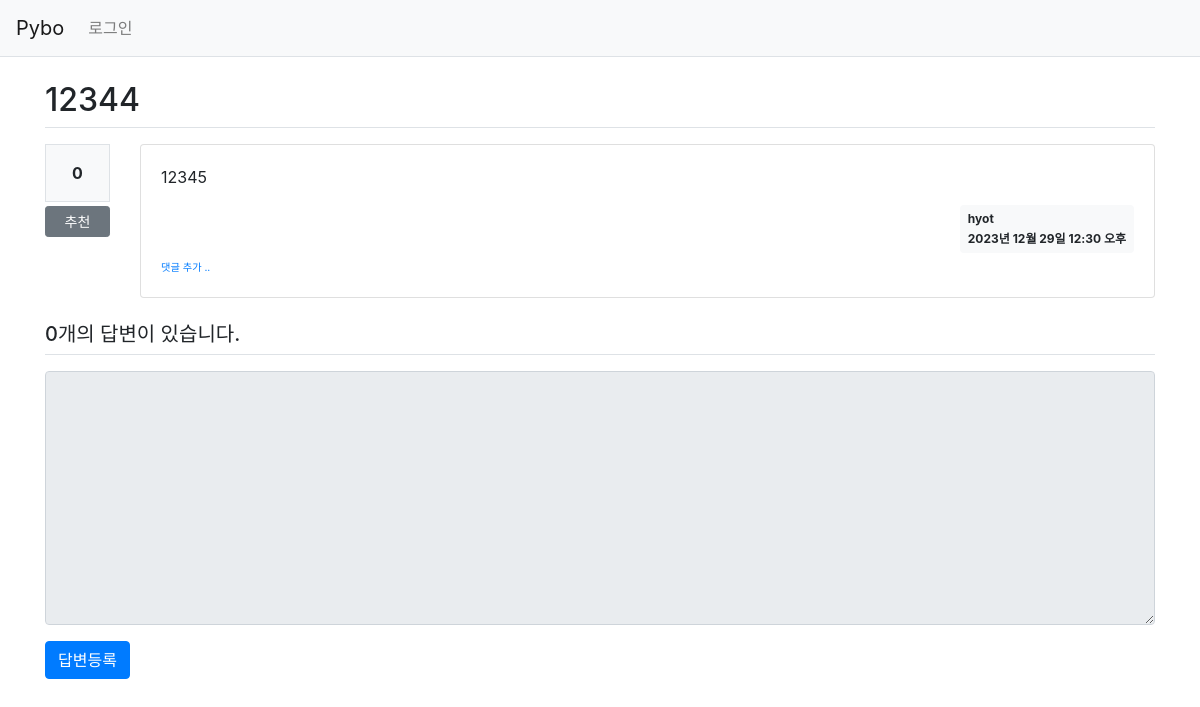
Page /pybo/310/ on the earlier database version.
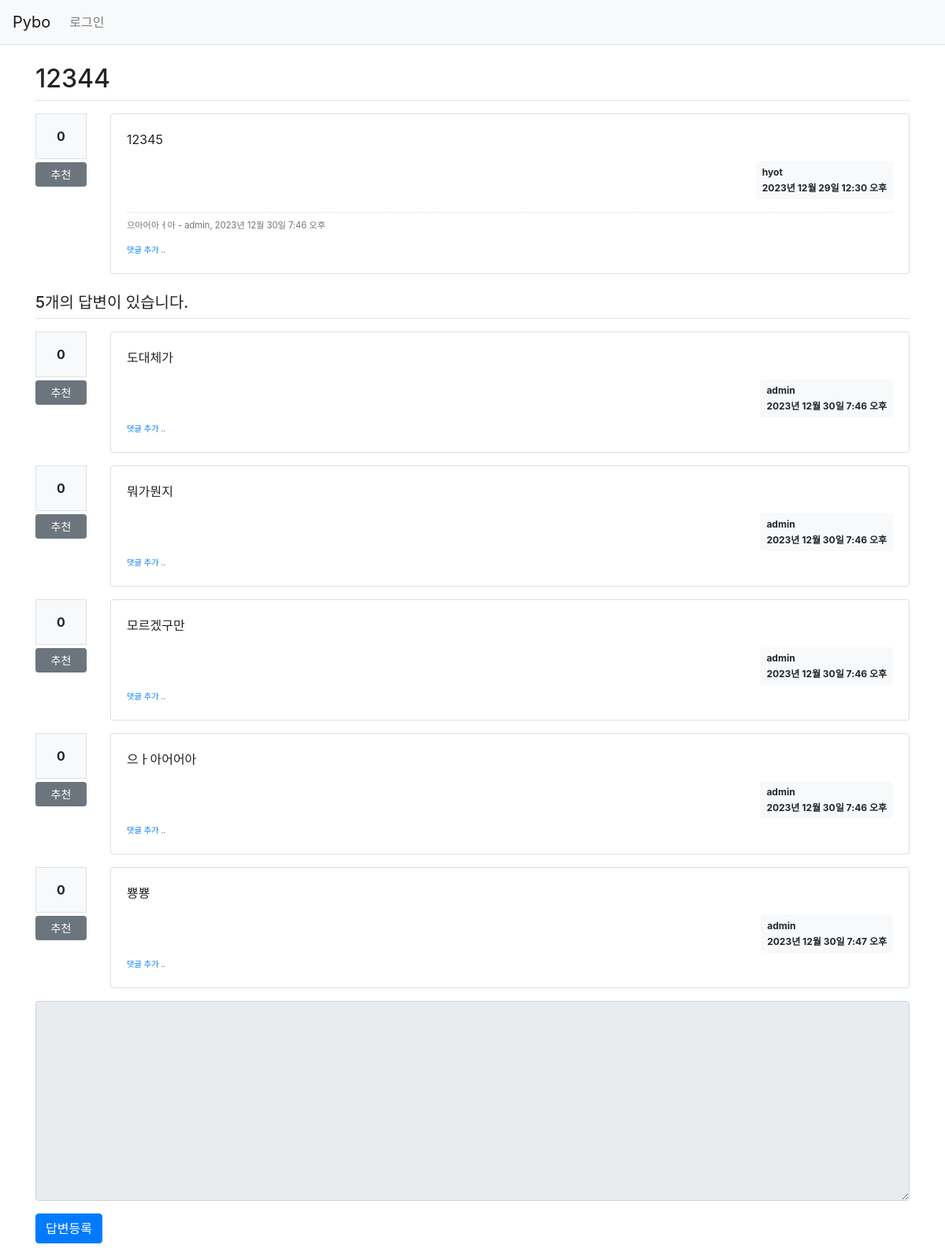
Same page on the later database version.
### pybo/models.py (models this page shows, shortened)
class Question(models.Model):
    author = models.ForeignKey(User, on_delete=models.CASCADE, related_name='author_question')
    subject = models.CharField(max_length=200)
    content = models.TextField()
    create_date = models.DateTimeField()
    modify_date = models.DateTimeField(null=True, blank=True)
    voter = models.ManyToManyField(User, related_name='voter_question')

class Comment(models.Model):
    author = models.ForeignKey(User, on_delete=models.CASCADE)
    content = models.TextField()
    create_date = models.DateTimeField()
    modify_date = models.DateTimeField(null=True, blank=True)
    question = models.ForeignKey(Question, null=True, blank=True, on_delete=models.CASCADE)
    answer = models.ForeignKey(Answer, null=True, blank=True, on_delete=models.CASCADE)

class Answer(models.Model):
    author = models.ForeignKey(User, on_delete=models.CASCADE, related_name='author_answer')
    question = models.ForeignKey(Question, on_delete=models.CASCADE)
    content = models.TextField()
    create_date = models.DateTimeField()
    modify_date = models.DateTimeField(null=True, blank=True)
    voter = models.ManyToManyField(User, related_name='voter_answer')

### pybo/views/base_views.py (the view)
# urls.py: path('<int:question_id>/', base_views.detail, name='detail'),
def detail(request, question_id):
    question = get_object_or_404(Question, pk=question_id)
    context = {'question': question}
    return render(request, 'pybo/question_detail.html', context)

### pybo/templatetags/pybo_filter.py (called while the page is built)
@register.filter()
def mark(value):
    extensions = ["nl2br", "fenced_code"]
    return mark_safe(markdown.markdown(value, extensions=extensions))

### templates/pybo/question_detail.html (shortened to what this page needs)
{% extends 'base.html' %}
{% load pybo_filter %}
{% block content %}
<div class="container my-3">
    <h2 class="border-bottom py-2">{{ question.subject }}</h2>
    <div class="row my-3">
        <div class="col-1">
            <div class="bg-light text-center p-3 border font-weight-bolder mb-1">{{question.voter.count}}</div>
            <a href="#" data-uri="{% url 'pybo:vote_question' question.id  %}"
               class="recommend btn btn-sm btn-secondary btn-block my-1">추천</a>
        </div>
        <div class="col-11">
            <div class="card">
                <div class="card-body">
                    <div class="card-text">{{ question.content|mark }}</div>
                    <div class="d-flex justify-content-end">
                        <div class="badge badge-light p-2 text-left">
                            <div class="mb-2">{{ question.author.username }}</div>
                            <div>{{ question.create_date }}</div>
                        </div>
                    </div>
                    {% if question.comment_set.count > 0 %}
                    <div class="mt-3">
                    {% for comment in question.comment_set.all %}
                        <div class="comment py-2 text-muted">
                            <span style="white-space: pre-line;">{{ comment.content }}</span>
                            <span>
                                - {{ comment.author }}, {{ comment.create_date }}
                            </span>
                        </div>
                    {% endfor %}
                    </div>
                    {% endif %}
                    <div>
                        <a href="{% url 'pybo:comment_create_question' question.id  %}"
                           class="small"><small>댓글 추가 ..</small></a>
                    </div>
                </div>
            </div>
        </div>
    </div>
    <h5 class="border-bottom my-3 py-2">{{question.answer_set.count}}개의 답변이 있습니다.</h5>
    {% for answer in question.answer_set.all %}
    <div class="row my-3">
        <div class="col-1">
            <div class="bg-light text-center p-3 border font-weight-bolder mb-1">{{answer.voter.count}}</div>
            <a href="#" data-uri="{% url 'pybo:vote_answer' answer.id  %}"
                class="recommend btn btn-sm btn-secondary btn-block my-1">추천</a>
        </div>
        <div class="col-11">
            <div class="card">
                <div class="card-body">
                    <div class="card-text">{{ answer.content|mark }}</div>
                    <div class="d-flex justify-content-end">
                        <div class="badge badge-light p-2 text-left">
                            <div class="mb-2">{{ answer.author.username }}</div>
                            <div>{{ answer.create_date }}</div>
                        </div>
                    </div>
                    <div>
                        <a href="{% url 'pybo:comment_create_answer' answer.id  %}"
                           class="small"><small>댓글 추가 ..</small></a>
                    </div>
                </div>
            </div>
        </div>
    </div>
    {% endfor %}
    <form action="{% url 'pybo:answer_create' question.id %}" method="post" class="my-3">
        <div class="form-group">
            <textarea {% if not user.is_authenticated %}disabled{% endif %}
              name="content" id="content" class="form-control" rows="10"></textarea>
        </div>
        <input type="submit" value="답변등록" class="btn btn-primary">
    </form>
</div>
{% endblock %}

### templates/base.html (shortened to what this page needs)
{% load static %}
<!doctype html>
<html lang="ko">
<head>
    <link rel="stylesheet" type="text/css" href="{% static 'bootstrap.min.css' %}">
    <link rel="stylesheet" type="text/css" href="{% static 'style.css' %}">
</head>
<body>
{% include "navbar.html" %}
{% block content %}
{% endblock %}
</body>
</html>

### templates/navbar.html (shortened to what this page needs)
<nav class="navbar navbar-expand-lg navbar-light bg-light border-bottom">
    <a class="navbar-brand" href="{% url 'pybo:index' %}">Pybo</a>
    <div class="collapse navbar-collapse flex-grow-0" id="navbarNav">
        <ul class="navbar-nav">
            <li class="nav-item ">
                {% if user.is_authenticated %}
                <a class="nav-link" href="{% url 'common:logout' %}">{{ user.username }} (로그아웃)</a>
                {% else %}
                <a class="nav-link" href="{% url 'common:login' %}">로그인</a>
                {% endif %}
            </li>
        </ul>
    </div>
</nav>

### static/style.css (style rules this page uses)
.comment { border-top:dotted 1px #ddd; font-size:0.7em; }

Differences in the rows shown:
computed for Question "2023년 12월 29일 12:30 오후": answer_set.count "0" → "5"
added Comment: content "으아어아ㅓ아", author "admin", create_date "2023년 12월 30일 7:46 오후"
added Answer: voter.count "0", content|mark "도대체가", author.username "admin", create_date "2023년 12월 30일 7:46 오후"
added Answer: voter.count "0", content|mark "뭐가뭔지", author.username "admin", create_date "2023년 12월 30일 7:46 오후"
added Answer: voter.count "0", content|mark "모르겠구만", author.username "admin", create_date "2023년 12월 30일 7:46 오후"
added Answer: voter.count "0", content|mark "으ㅏ아어어아", author.username "admin", create_date "2023년 12월 30일 7:46 오후"
added Answer: voter.count "0", content|mark "뿅뿅", author.username "admin", create_date "2023년 12월 30일 7:47 오후"
